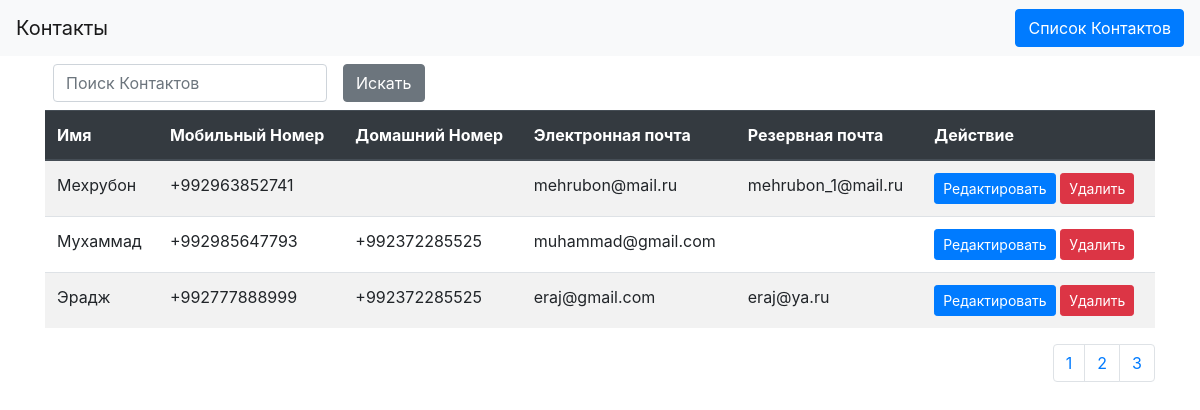
/?model=contacts&action=read&page=2, run on the app's committed database.
### tables this page shows
CREATE TABLE `contacts` (
  `id` int(11) NOT NULL,
  `name` varchar(256) NOT NULL,
  `mobile_number` varchar(13) NOT NULL,
  `home_number` varchar(13) DEFAULT NULL,
  `email` varchar(256) NOT NULL,
  `reserve_email` varchar(256) DEFAULT NULL
);

### src/Controller/ContactsController.php (called while the page is built, shortened)
<?php
include_once __DIR__ . "/../Model/Contacts.php";
class ContactsController
{
    public function read()
    {
        $limit = intval($_GET['limit'] ?? Contacts::NUMBER_CONTACTS_PER_PAGE);
        $offset = (intval($_GET['page'] ?? 1) - 1) * $limit;
        $offset = $offset < 0 ? 0 : $offset;
        $query = '';
        $all = (new Contacts())->all($limit, $offset, $query);
        include_once __DIR__ . "/../../views/contacts/list.php";
    }
}

### src/Service/Router.php (called while the page is built, shortened)
<?php
class Router
{
    public function index()
    {
        if (isset($_GET['action']))
        {
            $action = htmlspecialchars($_GET['action'] ?? 'read');
            $objController = new $controller();
                if (method_exists($objController, $action))
                {
                    return $objController->$action();
                }
                    die('Action not found');
        }
    }
}

### index.php (called while the page is built)
<?php include_once "src/Service/Router.php";
$router = new Router();
$router->index();

### src/Model/Contacts.php (called while the page is built, shortened)
<?php
class Contacts
{
    private $conn;
    public function __construct(
        $id = null,
        $name = null,
        $mobileNumber = null,
        $homeNumber = null,
        $email = null,
        $reserveEmail = null)
    {
        $this->conn = mysqli_connect('localhost', 'root', 'root', 'contacts1');
    }
    public function all($limit = self::NUMBER_CONTACTS_PER_PAGE, $offset = 0, $conditions)
    {
        $query = "SELECT * from contacts";
        $query .= " ORDER by `name` limit $offset, $limit";
        $result = mysqli_query($this->conn, $query );
        return mysqli_fetch_all($result,MYSQLI_ASSOC);
    }
}

### views/contacts/list.php (the view, shortened to what this page needs)
<?php
include_once __DIR__ . "/../header.php";
?>
    <div class="container">
        <form method="get" class="form-inline float-left p-2" action="/index.php/">
            <input type="text" name="search" placeholder="Поиск Контактов" class="form-control">
            <input type="submit" value="Искать" class="btn btn-secondary ml-3">
        </form>
        <table class="table table-striped mt-4">
            <thead class="thead-dark">
            <tr>
                <th>Имя</th>
                <th>Мобильный Номер</th>
                <th>Домашний Номер</th>
                <th>Электронная почта</th>
                <th>Резервная почта</th>
                <th>Действие</th>
            </tr>
            </thead>
            <tbody>
            <?php foreach ($all as $d) : ?>
                <tr>
                    <td><?= $d['name'] ?></td>
                    <td><?= $d['mobile_number'] ?></td>
                    <td><?= $d['home_number'] ?></td>
                    <td><?= $d['email'] ?></td>
                    <td><?= $d['reserve_email'] ?></td>
                    <td>
                        <a href="/?model=contacts&action=update&id=<?= $d['id'] ?>" class="btn btn-primary btn-sm">Редактировать</a>
                        <button class="btn btn-danger btn-sm" id="delete-btn" onclick="deleteBtn(<?= $d['id'] ?>, '<?= $d['name'] ?>')">
                            Удалить
                        </button>
                    </td>
                </tr>
            <?php endforeach; ?>
            </tbody>
        </table>
        <nav aria-label="..." class="float-right ">
            <ul class="pagination">
                <li class="page-item"><a class="page-link" href="/?model=contacts&action=read&page=1">1</a></li>
                <li class="page-item">
                    <a class="page-link" href="/?model=contacts&action=read&page=2">2</a>
                </li>
                <li class="page-item"><a class="page-link" href="/?model=contacts&action=read&page=3">3</a></li>
            </ul>
        </nav>
    </div>
<?php
include_once __DIR__ . "/../footer.php";
?>

### data on the page
contacts: name "Мехрубон", mobile_number "+992963852741", email "mehrubon@mail.ru", reserve_email "mehrubon_1@mail.ru"
contacts: name "Мухаммад", mobile_number "+992985647793", home_number "+992372285525", email "muhammad@gmail.com"
contacts: name "Эрадж", mobile_number "+992777888999", home_number "+992372285525", email "eraj@gmail.com", reserve_email "eraj@ya.ru"

### other printed values
$city "Список Контактов"
